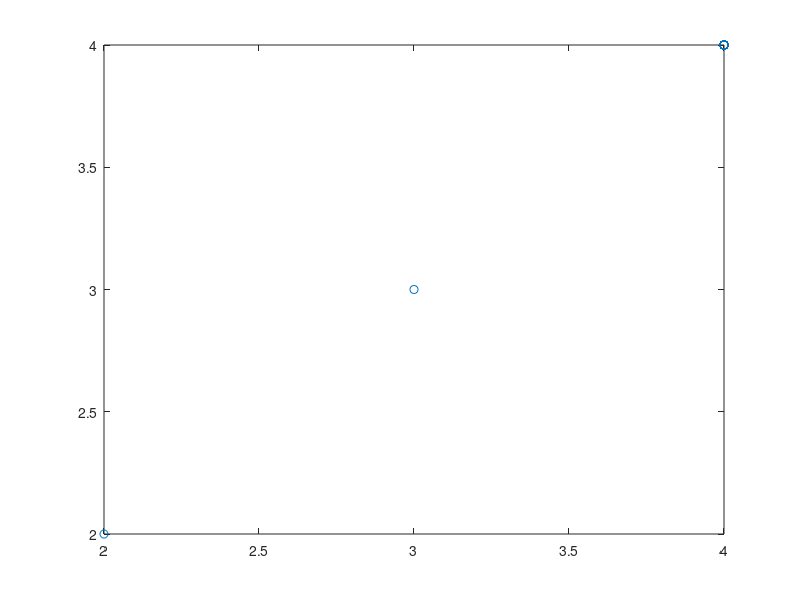

The MATLAB source for this figure:
%Desenvolvimento de um algoritmo genético
% Para duas variáveis 
%Autor : Alex Alves

function m = nain()
close all
clear
clc
%Ts=1;
[x,y] =  AG(70,70,90,2,5)
end
function[Melhor_individuox, Melhor_individuoy]  = AG(Numero_De_Geracoes,Tamanho_Da_Populacao,taxaCros,taxa_mutacao,Numero_de_bits_do_Individuo )

Valor_Populacao_Binariox=randi([0 1],Tamanho_Da_Populacao,Numero_de_bits_do_Individuo); 
Valor_Populacao_Binarioy=randi([0 1],Tamanho_Da_Populacao,Numero_de_bits_do_Individuo);    

Melhor_individuox  = zeros(Tamanho_Da_Populacao,1); 
Melhor_individuoy  = zeros(Tamanho_Da_Populacao,1); 
for i=1:Numero_De_Geracoes
  
    Valor_Populacao_Decimalx=bi2de(Valor_Populacao_Binariox,'left-msb')'; 
    Valor_Populacao_Decimaly=bi2de(Valor_Populacao_Binarioy,'left-msb')'; 
  %   populacao_Realx =  Valor_Populacao_Decimalx/((2^Numero_de_bits_do_Individuo)-1);     
   %  populacao_Realy =  Valor_Populacao_Decimaly/((2^Numero_de_bits_do_Individuo)-1);  

     disp([num2str(i) 'ª Populaçãox =     ' num2str(Valor_Populacao_Decimalx)  'ª Populaçãoy =     ' num2str(Valor_Populacao_Decimaly)]);
  % disp([num2str(i) 'ª População =     ' num2str( populacao_Real)]);
    x=Valor_Populacao_Decimalx;
    y= Valor_Populacao_Decimaly;
     Aptidao= (x.*x)+(y.*y) +(((3.*x)+ (4.*y) -26).*((3.*x)+ (4.*y) -26));
    for j=1:2:(Tamanho_Da_Populacao)
        
        %Seleção Por Torneio     
           Escolhido1= Torneio( Aptidao,Tamanho_Da_Populacao);
           Escolhido2= Torneio( Aptidao,Tamanho_Da_Populacao);
     
     %Cruzamento por Um-Ponto
        Valor_Populacao_Binariox = Cros_Over(Numero_de_bits_do_Individuo,Escolhido1,Escolhido2,Valor_Populacao_Binariox,j,Tamanho_Da_Populacao,taxaCros);
        Valor_Populacao_Binarioy = Cros_Over(Numero_de_bits_do_Individuo,Escolhido1,Escolhido2,Valor_Populacao_Binarioy,j,Tamanho_Da_Populacao,taxaCros);
    end
    
    %mutacao
    Valor_Populacao_Binariox = Mutacao(Valor_Populacao_Binariox,Numero_de_bits_do_Individuo,Tamanho_Da_Populacao,taxa_mutacao);
    Valor_Populacao_Binarioy = Mutacao(Valor_Populacao_Binarioy,Numero_de_bits_do_Individuo,Tamanho_Da_Populacao,taxa_mutacao);
    [Mi,pos]= min(Aptidao);
    Melhor_individuox(i) = Valor_Populacao_Decimalx(pos);
    Melhor_individuoy(i) = Valor_Populacao_Decimaly(pos);
  % Melhor_individuox(i) =  populacao_Realx(pos);
 % Melhor_individuoy(i) =  populacao_Realy(pos);
 
    plot( Melhor_individuox, Melhor_individuox,'o');
end

fprintf(['\n\nPopulação Finalx = '  num2str(Valor_Populacao_Decimalx) '\n\nPopulação Finaly = '  num2str(Valor_Populacao_Decimaly) '\n\n']);
end

function  Valor_Populacao_Binario = Mutacao(Valor_Populacao_Binario,Numero_de_bits_do_Individuo,Tamanho_Da_Populacao,taxa_mutacao)
        for k=1:Tamanho_Da_Populacao 
            for g=1:Numero_de_bits_do_Individuo 
                mutacao =  randi(100);
                if(mutacao<=taxa_mutacao)

                   if( Valor_Populacao_Binario(k,g)==0 ) 
                        Valor_Populacao_Binario(k,g) =1;
                   else
                        Valor_Populacao_Binario(k,g)=0;
                   end
                end
            end
        end   
end

function pos = Torneio(z,Tamanho_Da_Populacao)
 x = randi([1 Tamanho_Da_Populacao],1,4);
concorrentes =  zeros(1,length(x));
posicoes =  zeros(1,length(x));
    for i=1: length(x)
        concorrentes(i) = z(x(i));  
        posicoes(i)=x(i);
    end
   selecionado =concorrentes(1);
    pos=  posicoes(1);
    for i=1:length(x)
        if selecionado > concorrentes(i)
            selecionado = concorrentes(i);
            pos= posicoes(i);
        end        
    end   
end
function Valor_Populacao_Binario = Cros_Over(Numero_de_bits_do_Individuo,Escolhido1,Escolhido2,Valor_Populacao_Binario,j,Tamanho_Da_Populacao,taxaCros)

        HaCrossover=randi(Tamanho_Da_Populacao);
         if  HaCrossover <= taxaCros
            Corte_Crossover=randi(Numero_de_bits_do_Individuo-1); 

            aux=Valor_Populacao_Binario(Escolhido1,(1:end)); 
            Valor_Populacao_Binario(j,(1:end))= [Valor_Populacao_Binario(Escolhido2,(1:Corte_Crossover)) Valor_Populacao_Binario(Escolhido1,(Corte_Crossover+1:end))]; 
            Valor_Populacao_Binario(j+1,(1:end))= [aux(1:Corte_Crossover)   Valor_Populacao_Binario(Escolhido2,(Corte_Crossover+1:end))]; 
         else 
             Valor_Populacao_Binario(j,(1:end)) = Valor_Populacao_Binario(Escolhido1,1:end);
              Valor_Populacao_Binario(j+1,(1:end))= Valor_Populacao_Binario(Escolhido2,1:end);
         end
end
